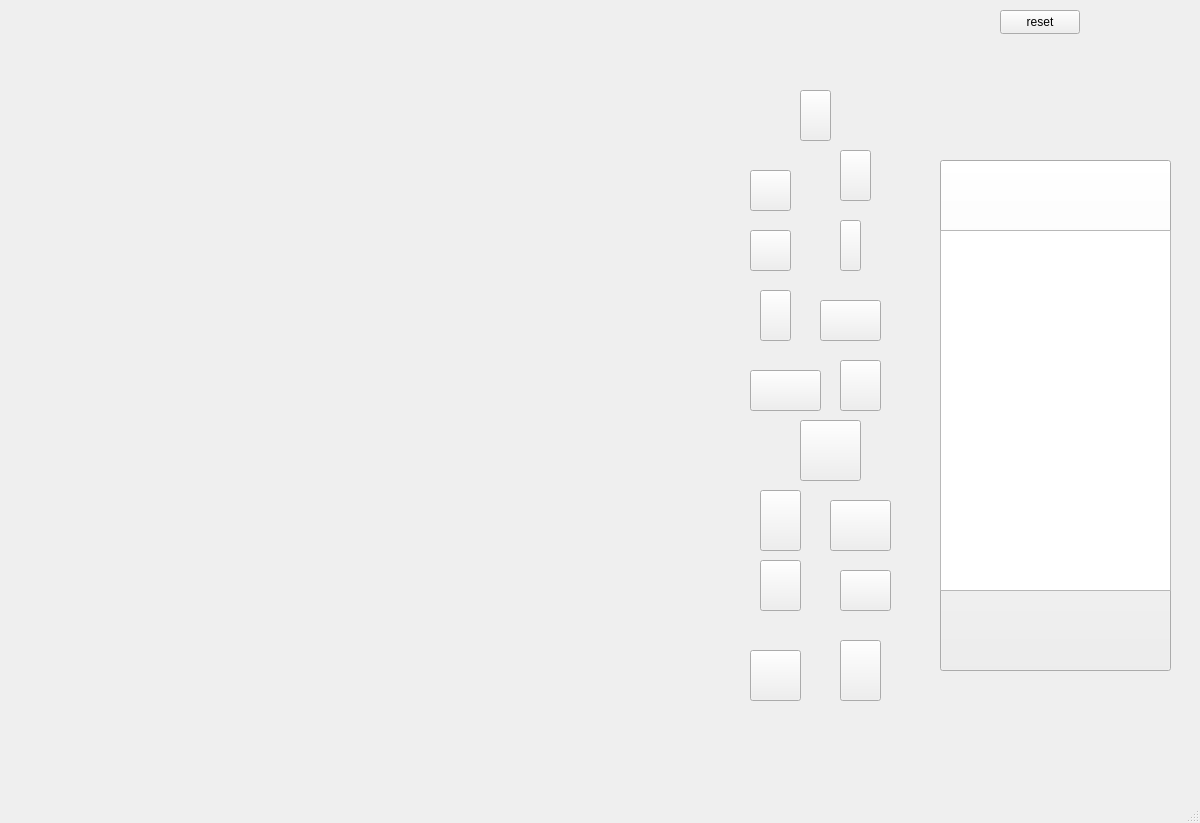
<?xml version="1.0" encoding="UTF-8"?>
<ui version="4.0">
 <class>MainWindow</class>
 <widget class="QMainWindow" name="MainWindow">
  <property name="geometry">
   <rect>
    <x>0</x>
    <y>0</y>
    <width>1200</width>
    <height>823</height>
   </rect>
  </property>
  <property name="windowTitle">
   <string>MainWindow</string>
  </property>
  <property name="iconSize">
   <size>
    <width>28</width>
    <height>28</height>
   </size>
  </property>
  <widget class="QWidget" name="centralwidget">
   <widget class="Box2DWidget" name="gameWindow" native="true">
    <property name="geometry">
     <rect>
      <x>0</x>
      <y>0</y>
      <width>911</width>
      <height>721</height>
     </rect>
    </property>
    <widget class="QPushButton" name="tortillasButton">
     <property name="geometry">
      <rect>
       <x>820</x>
       <y>300</y>
       <width>61</width>
       <height>41</height>
      </rect>
     </property>
     <property name="text">
      <string/>
     </property>
    </widget>
    <widget class="QPushButton" name="chipsButton">
     <property name="geometry">
      <rect>
       <x>760</x>
       <y>290</y>
       <width>31</width>
       <height>51</height>
      </rect>
     </property>
     <property name="autoFillBackground">
      <bool>false</bool>
     </property>
     <property name="text">
      <string/>
     </property>
    </widget>
    <widget class="QPushButton" name="ramenButton">
     <property name="geometry">
      <rect>
       <x>750</x>
       <y>230</y>
       <width>41</width>
       <height>41</height>
      </rect>
     </property>
     <property name="text">
      <string/>
     </property>
    </widget>
    <widget class="QPushButton" name="noodlesButton">
     <property name="geometry">
      <rect>
       <x>840</x>
       <y>150</y>
       <width>31</width>
       <height>51</height>
      </rect>
     </property>
     <property name="text">
      <string/>
     </property>
    </widget>
    <widget class="QPushButton" name="sauceButton">
     <property name="geometry">
      <rect>
       <x>840</x>
       <y>220</y>
       <width>21</width>
       <height>51</height>
      </rect>
     </property>
     <property name="text">
      <string/>
     </property>
    </widget>
    <widget class="QPushButton" name="potatoButton">
     <property name="geometry">
      <rect>
       <x>750</x>
       <y>170</y>
       <width>41</width>
       <height>41</height>
      </rect>
     </property>
     <property name="text">
      <string/>
     </property>
    </widget>
    <widget class="QPushButton" name="chickenButton">
     <property name="geometry">
      <rect>
       <x>830</x>
       <y>500</y>
       <width>61</width>
       <height>51</height>
      </rect>
     </property>
     <property name="text">
      <string/>
     </property>
    </widget>
    <widget class="QPushButton" name="lettuceButton">
     <property name="geometry">
      <rect>
       <x>750</x>
       <y>650</y>
       <width>51</width>
       <height>51</height>
      </rect>
     </property>
     <property name="text">
      <string/>
     </property>
    </widget>
    <widget class="QPushButton" name="mayoButton">
     <property name="geometry">
      <rect>
       <x>760</x>
       <y>490</y>
       <width>41</width>
       <height>61</height>
      </rect>
     </property>
     <property name="text">
      <string/>
     </property>
    </widget>
    <widget class="QPushButton" name="sourCreamButton">
     <property name="geometry">
      <rect>
       <x>840</x>
       <y>570</y>
       <width>51</width>
       <height>41</height>
      </rect>
     </property>
     <property name="text">
      <string/>
     </property>
    </widget>
    <widget class="QPushButton" name="cheeseButton">
     <property name="geometry">
      <rect>
       <x>840</x>
       <y>640</y>
       <width>41</width>
       <height>61</height>
      </rect>
     </property>
     <property name="text">
      <string/>
     </property>
    </widget>
    <widget class="QPushButton" name="salsaButton">
     <property name="geometry">
      <rect>
       <x>760</x>
       <y>560</y>
       <width>41</width>
       <height>51</height>
      </rect>
     </property>
     <property name="text">
      <string/>
     </property>
    </widget>
    <widget class="QPushButton" name="oilButton">
     <property name="geometry">
      <rect>
       <x>800</x>
       <y>90</y>
       <width>31</width>
       <height>51</height>
      </rect>
     </property>
     <property name="text">
      <string/>
     </property>
    </widget>
    <widget class="QPushButton" name="waterButton">
     <property name="geometry">
      <rect>
       <x>800</x>
       <y>420</y>
       <width>61</width>
       <height>61</height>
      </rect>
     </property>
     <property name="text">
      <string/>
     </property>
    </widget>
    <widget class="QPushButton" name="platesButton">
     <property name="geometry">
      <rect>
       <x>750</x>
       <y>370</y>
       <width>71</width>
       <height>41</height>
      </rect>
     </property>
     <property name="text">
      <string/>
     </property>
    </widget>
    <widget class="QPushButton" name="bowlsButton">
     <property name="geometry">
      <rect>
       <x>840</x>
       <y>360</y>
       <width>41</width>
       <height>51</height>
      </rect>
     </property>
     <property name="text">
      <string/>
     </property>
    </widget>
   </widget>
   <widget class="QPushButton" name="resetButton">
    <property name="geometry">
     <rect>
      <x>1000</x>
      <y>10</y>
      <width>80</width>
      <height>24</height>
     </rect>
    </property>
    <property name="text">
     <string>reset</string>
    </property>
   </widget>
   <widget class="QPushButton" name="phoneButton">
    <property name="geometry">
     <rect>
      <x>940</x>
      <y>160</y>
      <width>231</width>
      <height>511</height>
     </rect>
    </property>
    <property name="styleSheet">
     <string notr="true">&quot;QPushButton { background-color: transparent }&quot;</string>
    </property>
    <property name="text">
     <string/>
    </property>
   </widget>
   <widget class="QListWidget" name="phoneRecipe">
    <property name="geometry">
     <rect>
      <x>940</x>
      <y>230</y>
      <width>231</width>
      <height>361</height>
     </rect>
    </property>
   </widget>
  </widget>
  <widget class="QMenuBar" name="menubar">
   <property name="geometry">
    <rect>
     <x>0</x>
     <y>0</y>
     <width>1200</width>
     <height>37</height>
    </rect>
   </property>
  </widget>
  <widget class="QStatusBar" name="statusbar"/>
 </widget>
 <customwidgets>
  <customwidget>
   <class>Box2DWidget</class>
   <extends>QWidget</extends>
   <header location="global">box2dwidget.h</header>
   <container>1</container>
  </customwidget>
 </customwidgets>
 <resources/>
 <connections/>
</ui>
